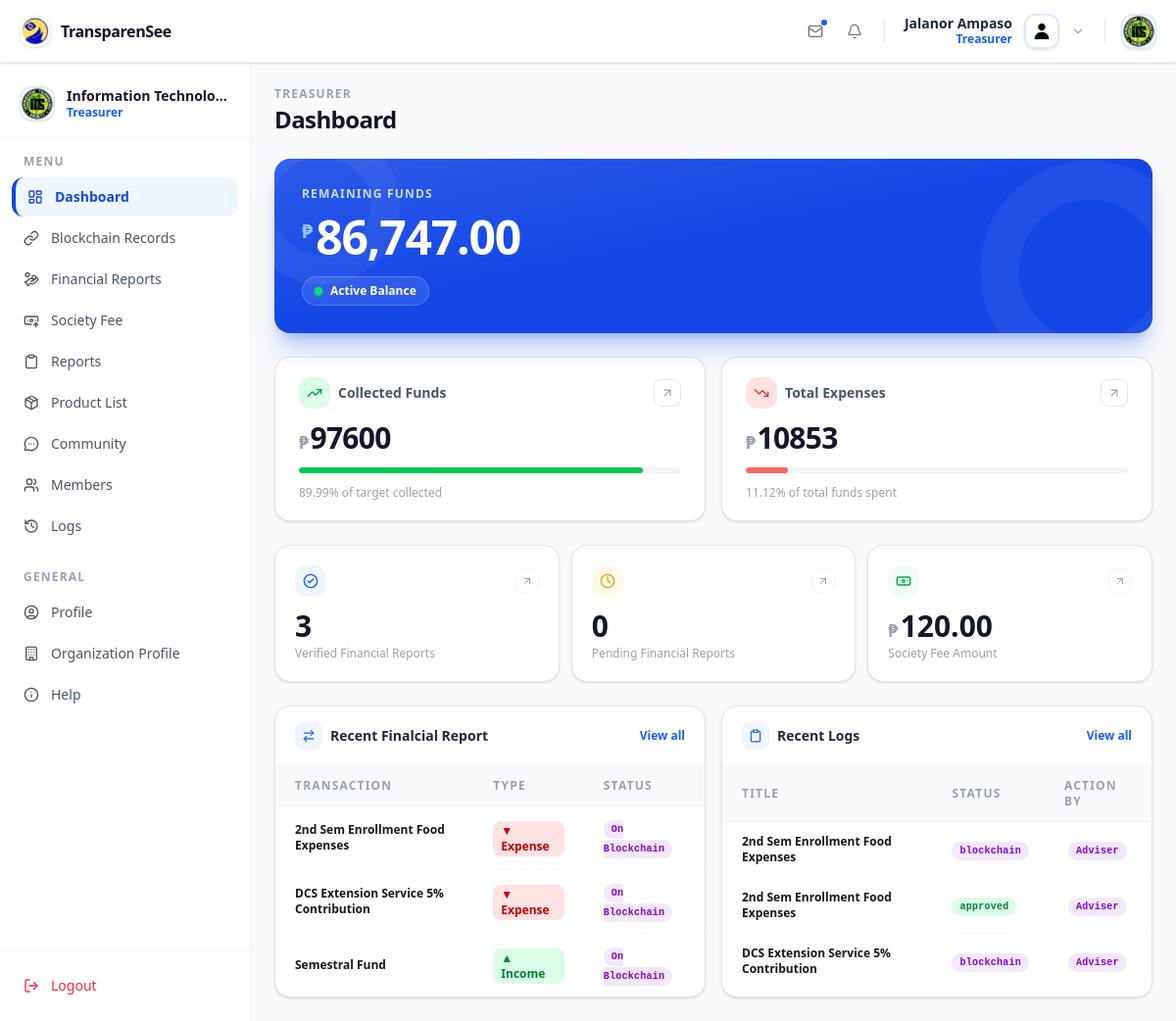
Page /officer/treasurer/ (signed in) on the earlier database version.
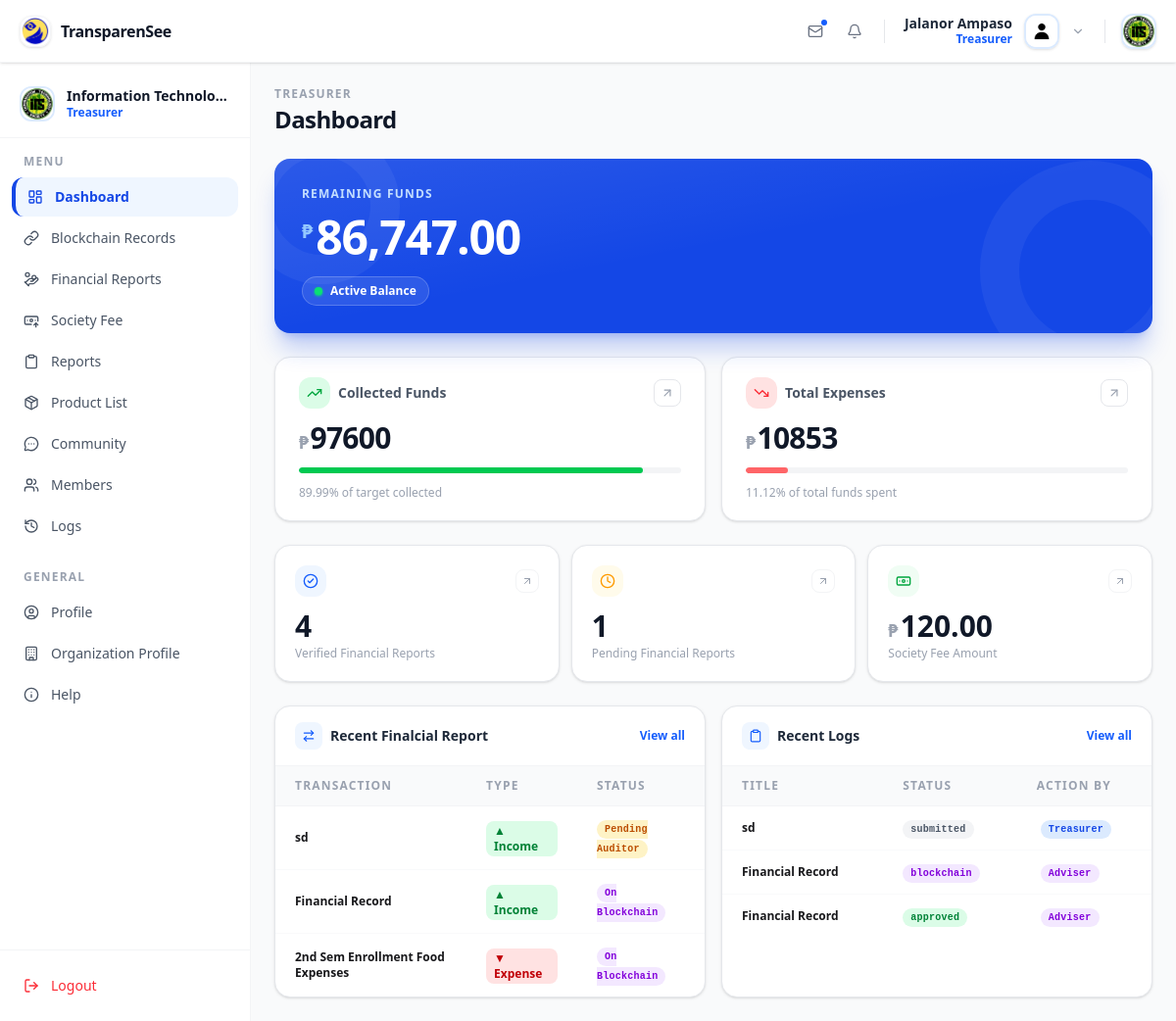
Same page on the later database version.
### app/models.py (models this page shows, shortened)
class FinancialReport(models.Model):
    STATUS_CHOICES = [
        ('draft', 'Draft'),
        ('pending_auditor', 'Pending Auditor'),
        ('pending_president', 'Pending President'),
        ('pending_adviser', 'Pending Adviser'),
        ('pending_co_adviser', 'Pending Co-Adviser'),
        ('approved', 'Approved'),
        ('rejected', 'Rejected'),
        ('on_blockchain', 'On Blockchain'),
    ]
    organization = models.ForeignKey(
        Organization,
        on_delete=models.CASCADE,
        related_name='financial_reports'
    )
    created_by = models.ForeignKey(
        User,
        on_delete=models.SET_NULL,
        null=True,
        related_name='created_reports'
    )
    academic_year = models.ForeignKey(
        AcademicYear,
        on_delete=models.SET_NULL,
        null=True,
        related_name='financial_reports'
    )
    title = models.CharField(max_length=200)
    status = models.CharField(max_length=30, choices=STATUS_CHOICES, default='draft')
    auditor_approved_by = models.ForeignKey(
        User, on_delete=models.SET_NULL, null=True, blank=True,
        related_name='auditor_approved_reports'
    )
    auditor_approved_at = models.DateTimeField(null=True, blank=True)
    auditor_remarks = models.TextField(blank=True, null=True)
    president_approved_by = models.ForeignKey(
        User, on_delete=models.SET_NULL, null=True, blank=True,
        related_name='president_approved_reports'
    )
    president_approved_at = models.DateTimeField(null=True, blank=True)
    president_remarks = models.TextField(blank=True, null=True)
    co_adviser_approved_by = models.ForeignKey(
        User, on_delete=models.SET_NULL, null=True, blank=True,
        related_name='co_adviser_approved_reports'
    )
    co_adviser_approved_at = models.DateTimeField(null=True, blank=True)
    co_adviser_remarks = models.TextField(blank=True, null=True)
    adviser_approved_by = models.ForeignKey(
        User, on_delete=models.SET_NULL, null=True, blank=True,
        related_name='adviser_approved_reports'
    )
    adviser_approved_at = models.DateTimeField(null=True, blank=True)
    adviser_remarks = models.TextField(blank=True, null=True)
    blockchain_hash = models.CharField(max_length=255, blank=True, null=True)
    blockchain_recorded_at = models.DateTimeField(null=True, blank=True)
    created_at = models.DateTimeField(auto_now_add=True)
    updated_at = models.DateTimeField(auto_now=True)
    class Meta:
        ordering = ['-created_at']

class ReportApprovalLog(models.Model):
    ACTION_CHOICES = [
        ('submitted', 'Submitted'),
        ('approved', 'Approved'),
        ('rejected', 'Rejected'),
        ('blockchain', 'Recorded on Blockchain'),
    ]
    report = models.ForeignKey(
        FinancialReport,
        on_delete=models.CASCADE,
        related_name='approval_logs'
    )
    action_by = models.ForeignKey(
        User,
        on_delete=models.SET_NULL,
        null=True
    )
    action = models.CharField(max_length=20, choices=ACTION_CHOICES)
    remarks = models.TextField(blank=True, null=True)
    created_at = models.DateTimeField(auto_now_add=True)
    class Meta:
        ordering = ['created_at']

### accounts/models.py (models this page shows)
class CustomUser(AbstractUser):
    ROLE_CHOICES = [
        ('admin', 'Admin'),
        ('campus_admin', 'Campus Admin'),
        ('adviser', 'Adviser'),
        ('co_adviser', 'Co-Adviser'),
        ('treasurer', 'Treasurer'),
        ('auditor', 'Auditor'),
        ('president', 'President'),
        ('vice_president', 'Vice-President'),
        ('secretary', 'Secretary'),
        ('student', 'Student'),
        ('head', 'Head')
    ]
    middle_name = models.CharField(max_length=50, blank=True)
    role = models.CharField( max_length=20, choices=ROLE_CHOICES)
    profile_image = models.ImageField(upload_to="profile_pictures", blank=True, null=True)
    REQUIRED_FIELDS = ['email', 'first_name', 'last_name']
    objects = CustomUserManager()

### app/views/organization_officers/treasurer.py (the view)
# urls.py: path('officer/treasurer/', TreasurerDashboardView.as_view(), name='treasurer_dashboard'),
class TreasurerDashboardView(RoleRequireMixin, TemplateView):
    template_name = 'app/officer/treasurer/dashboard.html'
    role_required = 'treasurer'
    def get_organization(self):
        return self.request.user.officer.organization
    def get_context_data(self, **kwargs):
        context = super().get_context_data(**kwargs)
        org =  self.get_organization()
        reports = FinancialReport.objects.filter(
            organization=org,
            status__in=['approved', 'on_blockchain']
        )
        total_income = reports.aggregate(
            total=Sum('entries__amount', filter=Q(entries__entry_type='income'))
        )['total'] or 0
        total_expense = reports.aggregate(
            total=Sum('entries__amount', filter=Q(entries__entry_type='expense'))
        )['total'] or 0
        expense_percent = round(total_expense / total_income * 100,2) if total_income > 0 else 0
        total = (total_income or 0) + (total_expense or 0)
        income_percent = round(total_income / total * 100,2) if total > 0 else 0
        context['total_expense'] = total_expense
        context['expense_percent'] = expense_percent
        context['total_income'] = total_income
        context['income_percent'] = income_percent
        recent_approval_log = ReportApprovalLog.objects.filter(report__organization = org).order_by('-created_at')[:3]
        context["society_fee_amount"] = org.society_fee_amount
        context["balance"] = org.balance
        context["pending_financial_reports"] = FinancialReport.objects.filter(organization=org).exclude(status__in=['rejected','approved', 'on_blockchain']).count()
        context["approved_financial_reports"] = FinancialReport.objects.filter(organization=org, status__in=['approved', 'on_blockchain']).count()
        context["recent_approval_logs"] = recent_approval_log
        context['recent_financial_reports'] = FinancialReport.objects.filter(organization=org).exclude(status='rejected').annotate(
            income_count=Count('entries', filter=Q(entries__entry_type='income')),
            expense_count=Count('entries', filter=Q(entries__entry_type='expense')),
        ).order_by('-created_at')[:3]
        return context

### app/context_processors.py (called while the page is built)
def notifications(request):
    if request.user.is_authenticated:
        notifications = Notification.objects.filter(
            recipient=request.user
        ).order_by("-created_at")[:5]
        unread_count = Notification.objects.filter(
            recipient=request.user,
            is_read=False
        ).count()
        return {
            "notifications": notifications,
            "unread_count": unread_count,
        }
    return {
        "notifications": [],
        "unread_count": 0,
    }

### app/views/mixins.py (called while the page is built)
    def dispatch(self, request, *args, **kwargs):
        if not request.user.is_authenticated:
            return self.handle_no_permission()
        required_roles = self.role_required
        if isinstance(required_roles, str):
            required_roles = [required_roles]
        if required_roles and request.user.role not in required_roles:
            raise PermissionDenied
        return super().dispatch(request, *args, **kwargs)

### app/templates/app/officer/treasurer/dashboard.html (shortened to what the changed rows need)
{% extends "app/officer/treasurer/sidebar.html" %} {% block con %} {% load humanize %}
<div class="px-6 py-6 flex flex-col gap-6 bg-gray-50">
  <div>
    <h1 class="text-2xl font-extrabold text-gray-900 tracking-tight">Dashboard</h1>
  </div>
  <div class="grid grid-cols-2  {% if user.officer.organization.category == 'academic' %} md:grid-cols-3 {% endif %} md:grid-cols-2 gap-3">
    <div class="bg-white rounded-2xl border border-gray-200 shadow-sm px-5 py-5 flex flex-col gap-3 hover:-translate-y-0.5 hover:shadow-md transition-all duration-200">
      <div>
        <p class="text-3xl font-extrabold text-gray-900">{{ approved_financial_reports }}</p>
        <p class="text-xs text-gray-400 mt-0.5 font-medium">Verified Financial Report{{ approved_financial_report|length|pluralize }}</p>
      </div>
    </div>
    <div class="bg-white rounded-2xl border border-gray-200 shadow-sm px-5 py-5 flex flex-col gap-3 hover:-translate-y-0.5 hover:shadow-md transition-all duration-200">
      <div>
        <p class="text-3xl font-extrabold text-gray-900">{{ pending_financial_reports }}</p>
        <p class="text-xs text-gray-400 mt-0.5 font-medium">Pending Financial Report{{ pending_financial_report|length|pluralize }}</p>
      </div>
    </div>
  </div>
  <div class="grid grid-cols-1 md:grid-cols-2 gap-4">
    <div class="bg-white rounded-2xl border border-gray-200 shadow-sm overflow-hidden">
      <table class="w-full text-sm">
        <thead class="bg-gray-50 border-b border-gray-100">
          <tr>
            <th class="px-5 py-3 text-left text-xs font-bold tracking-widest text-gray-400 uppercase">Transaction</th>
            <th class="px-5 py-3 text-left text-xs font-bold tracking-widest text-gray-400 uppercase">Type</th>
            <th class="px-5 py-3 text-left text-xs font-bold tracking-widest text-gray-400 uppercase">Status</th>
          </tr>
        </thead>
        <tbody>
          <tbody class="divide-y divide-gray-50">
          {% for recent_fr in recent_financial_reports %}
            <tr class="hover:bg-blue-50/40 transition-colors duration-150">
                <td class="px-5 py-3 text-xs font-semibold ">{{ recent_fr.title }}</td>
                <td class="px-5 py-3">
                  {% if recent_fr.income_count %}
                    <span class="inline-flex items-center gap-1 px-2 py-0.5 rounded-lg text-xs font-bold bg-green-100 text-green-700">▲ Income</span>
                  {% endif %}
                  {% if recent_fr.expense_count %}
                    <span class="inline-flex items-center gap-1 px-2 py-0.5 rounded-lg text-xs font-bold bg-red-100 text-red-700">▼ Expense</span>
                  {% endif %}
                </td>
                <td class="px-5 py-3 text-sm font-mono">
                <span class="px-2 py-1 text-[10px] font-bold rounded-full tracking-wide
                {% if recent_fr.status == 'approved' %}bg-green-100 text-green-700
                {% elif recent_fr.status == 'rejected' %}bg-red-100 text-red-700
                {% elif recent_fr.status == 'pending_auditor' %}bg-amber-100 text-amber-700
                {% elif recent_fr.status == 'pending_president' %}bg-lime-100 text-lime-700
                {% elif recent_fr.status == 'pending_adviser' %}bg-blue-100 text-blue-700
                {% elif recent_fr.status == 'on_blockchain' %}bg-purple-100 text-purple-700
                {% else %}bg-gray-100 text-gray-600
                {% endif %}">
                {{ recent_fr.get_status_display }}
                </span>
              </td>
            </tr>
            {% empty %}
              <tr>
                <td colspan="2" class="px-5 py-10 text-center text-sm text-gray-400 italic">No reports yet</td>
              </tr>
          {% endfor %}
        </tbody>
      </table>
    </div>
    <div class="bg-white rounded-2xl border border-gray-200 shadow-sm overflow-hidden">
      <table class="w-full text-sm">
        <thead class="bg-gray-50 border-b border-gray-100">
          <tr>
            <th class="px-5 py-3 text-left text-xs font-bold tracking-widest text-gray-400 uppercase">Title</th>
            <th class="px-5 py-3 text-left text-xs font-bold tracking-widest text-gray-400 uppercase">Status</th>
            <th class="px-4 py-3 text-left text-xs font-bold tracking-widest text-gray-400 uppercase">Action By</th>
          </tr>
        </thead>
        <tbody class="divide-y divide-gray-50">
          {% for recent_log in recent_approval_logs %}
             <tr class="hover:bg-blue-50/40 transition-colors duration-150">
                <td class="px-5 py-3 text-xs font-semibold ">{{ recent_log.report.title }}</td>
                <td class="px-5 py-3 text-sm font-mono">
                <span class="px-2 py-1 text-[10px] font-bold rounded-full tracking-wide
                {% if recent_log.action == 'approved' %}bg-green-100 text-green-700
                {% elif recent_log.action == 'rejected' %}bg-red-100 text-red-700
                {% elif 'pending' in recent_log.action %}bg-amber-100 text-amber-700
                {% elif recent_log.action == 'blockchain' %}bg-purple-100 text-purple-700
                {% else %}bg-gray-100 text-gray-600
                {% endif %}">
                {{ recent_log.action }}
                </span>
              </td>
              <td class="px-5 py-3 text-sm font-mono">
                <span class="px-2 py-1 text-[10px] font-bold rounded-full tracking-wide
                {% if recent_log.action_by.role == 'treasurer' %}bg-blue-100 text-blue-700
                {% elif recent_log.action_by.role == 'auditor' %}bg-green-100 text-green-700
                {% elif recent_log.action_by.role == 'president' %}bg-amber-100 text-amber-700
                {% elif recent_log.action_by.role == 'adviser' %}bg-purple-100 text-purple-700
                {% else %}bg-gray-100 text-gray-600
                {% endif %}">
                {{ recent_log.action_by.get_role_display}}
                </span>
              </td>
            </tr>
            {% empty %}
              <tr>
                <td colspan="2" class="px-5 py-10 text-center text-sm text-gray-400 italic">No reports yet</td>
              </tr>
          {% endfor %}
        </tbody>
      </table>
    </div>
  </div>
</div>
{% endblock con %}

Differences in the rows shown:
no longer on this page (row unchanged): FinancialReport: title "DCS Extension Service 5% Contribution", shows "▼ Expense", status "On Blockchain"
no longer on this page (row unchanged): FinancialReport: title "Semestral Fund", shows "▲ Income", status "On Blockchain"
no longer on this page (row unchanged): ReportApprovalLog: report "2nd Sem Enrollment Food Expenses", action "blockchain", action_by.role "Adviser"
no longer on this page (row unchanged): ReportApprovalLog: report "2nd Sem Enrollment Food Expenses", action "approved", action_by.role "Adviser"
no longer on this page (row unchanged): ReportApprovalLog: report "DCS Extension Service 5% Contribution", action "blockchain", action_by.role "Adviser"
added FinancialReport: title "sd", shows "▲ Income", status "Pending Auditor"
added FinancialReport: title "Financial Record", shows "▲ Income", status "On Blockchain"
added ReportApprovalLog: report "sd", action "submitted", action_by.role "Treasurer"
added ReportApprovalLog: report "Financial Record", action "blockchain", action_by.role "Adviser"
added ReportApprovalLog: report "Financial Record", action "approved", action_by.role "Adviser"
Other differences:
{{ approved_financial_reports }}: "3" → "4"
{{ pending_financial_reports }}: "0" → "1"
